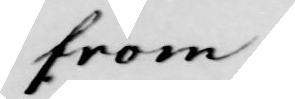
#> input picture Pattern Recognition/Project2/ground-truth/word-images/270-04-03.png, 295 x 99 px; its folder holds only this picture in this run
$ python preprocess_word_images.py   (older library calls are emulated)
#> lines starting #> are read from the running program, lines starting #| are printed output that depends on the picture; after the words box and inside, x2 and y2 are one past the last pixel; in counts of white or black regions, pixels touching at a corner belong together
import os
import numpy as np
import scipy.misc
from skimage import io
from skimage.filters import threshold_otsu


imgDirectory = os.path.join(os.getcwd(), 'ground-truth/word-images')
saveDirectory = os.path.join(os.getcwd(), 'ground-truth/word-images_preprocessed')

for filename in os.listdir(imgDirectory):
    if filename.endswith(".png"):
            currentImg = os.path.join(imgDirectory,filename)
            saveImg = os.path.join(saveDirectory,filename)

            #Elimination of greyscale
            wordPicture = io.imread(currentImg, as_grey=1)
#> wordPicture is the input picture: shape (99, 295) float64; min 0, max 1, mean 0.834

            #Automatic clustering and binarization
            thresh_otsu = threshold_otsu(wordPicture)
#> thresh_otsu = 0.533
            binary_otsu = wordPicture > thresh_otsu
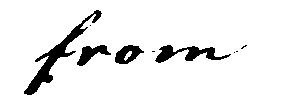
#> binary_otsu: shape (99, 295) bool; 92.3% white; 9 black regions (5 under 20 px), largest, box (x1, y1, x2, y2) and area: (24, 10, 102, 95) 1040, (155, 45, 231, 63) 563, (77, 45, 111, 66) 319, (115, 45, 144, 64) 318
            print(binary_otsu)
#> (printed output is left out)
            print('\nshape: ', binary_otsu.shape)
#| shape:  (99, 295)

            #delete white lines on borders
            for _ in range(2):
                #first iteration: delete white lines from top and bottom
                #second iteration: delete white lines from left and right (with help of the transpose)

                #delete white lines from top(1.Iteration) & left(2.Iteration)
                numberOfDeletions = 0
                for pxRow in binary_otsu:
                    if False in pxRow:
                        break
                    else:
                        numberOfDeletions += 1
                binary_otsu = binary_otsu[numberOfDeletions:]

                #delete white lines from bottom & right
                numberOfDeletions = 0
                for pxRow in reversed(binary_otsu):
                    if False in pxRow:
                        break
                    else:
                        numberOfDeletions += 1
                binary_otsu = binary_otsu[:len(binary_otsu)-numberOfDeletions]

                binary_otsu = np.transpose(binary_otsu)
#> this loop made 2 passes
#> pass 1, `binary_otsu = binary_otsu[numberOfDeletions:]`:
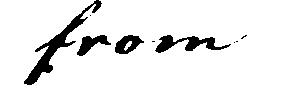
#> binary_otsu: shape (89, 295) bool; 91.4% white; 9 black regions (5 under 20 px), largest, box (x1, y1, x2, y2) and area: (24, 0, 102, 85) 1040, (155, 35, 231, 53) 563, (77, 35, 111, 56) 319, (115, 35, 144, 54) 318
#> pass 1, `binary_otsu = binary_otsu[:len(binary_otsu)-numberOfDeletions]`:
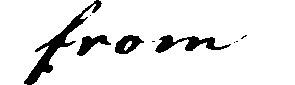
#> binary_otsu: shape (85, 295) bool; 91% white; 9 black regions (5 under 20 px), largest, box (x1, y1, x2, y2) and area: (24, 0, 102, 85) 1040, (155, 35, 231, 53) 563, (77, 35, 111, 56) 319, (115, 35, 144, 54) 318
#> pass 1, `binary_otsu = np.transpose(binary_otsu)`:
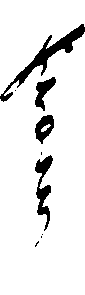
#> binary_otsu: shape (295, 85) bool; 91% white; 9 black regions (5 under 20 px), largest, box (x1, y1, x2, y2) and area: (0, 24, 85, 102) 1040, (35, 155, 53, 231) 563, (35, 77, 56, 111) 319, (35, 115, 54, 144) 318
#> pass 2, `binary_otsu = binary_otsu[numberOfDeletions:]`:
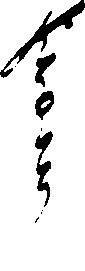
#> binary_otsu: shape (271, 85) bool; 90.2% white; 9 black regions (5 under 20 px), largest, box (x1, y1, x2, y2) and area: (0, 0, 85, 78) 1040, (35, 131, 53, 207) 563, (35, 53, 56, 87) 319, (35, 91, 54, 120) 318
#> after the loop:
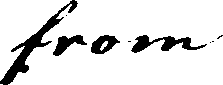
#> binary_otsu: shape (85, 223) bool; 88.1% white; 9 black regions (5 under 20 px), largest, box (x1, y1, x2, y2) and area: (0, 0, 78, 85) 1040, (131, 35, 207, 53) 563, (53, 35, 87, 56) 319, (91, 35, 120, 54) 318

            print('After deletion: \n', binary_otsu)
#> (printed output is left out)
            print('\nshape: ', binary_otsu.shape)
#| shape:  (85, 223)
#> (the run stopped early here; a loop or call above may not have finished)

$ run again, on Pattern Recognition/Project2/ground-truth/word-images/270-16-02.png
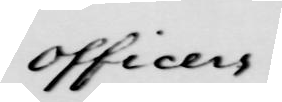
#> input picture Pattern Recognition/Project2/ground-truth/word-images/270-16-02.png, 282 x 102 px
#> wordPicture is the input picture: shape (102, 282) float64; min 0, max 1, mean 0.829
#> thresh_otsu = 0.564
#> `binary_otsu = wordPicture > thresh_otsu`:
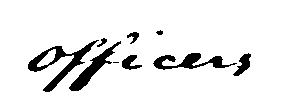
#> binary_otsu: shape (102, 282) bool; 91.2% white; 9 black regions (1 under 20 px), largest, box (x1, y1, x2, y2) and area: (28, 40, 99, 92) 850, (69, 41, 121, 91) 594, (153, 53, 237, 70) 588
#> (printed output is left out)
#| shape:  (102, 282)
#> after the loop `for _ in range(2):`:
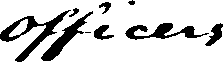
#> binary_otsu: shape (62, 223) bool; 81.7% white; 9 black regions (1 under 20 px), largest, box (x1, y1, x2, y2) and area: (0, 10, 71, 62) 850, (41, 11, 93, 61) 594, (125, 23, 209, 40) 588
#> (printed output is left out)
#| shape:  (62, 223)
